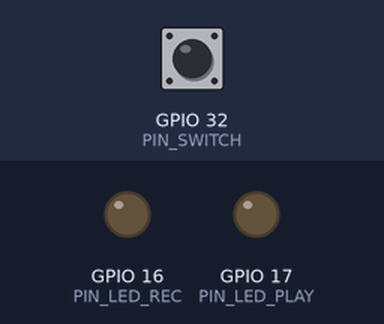
Simulated run of this sketch. Board: ESP32. Shown: output pins drawn as LEDs (lit = HIGH). Inputs (shaded band) come from the test bench; at power-on: GPIO 32 (PIN_SWITCH) HIGH. WiFi joins after 1.5 s; servers stay silent unless stated; I2S audio is not simulated (input reads silence); uploads are accepted with an empty reply; storage starts empty; what the sketch prints to the serial monitor is not drawn.

Above: at 3.0 s.
3.1 s: GPIO 32 (PIN_SWITCH) pulled LOW for 0.15 s
At 3.19 s:
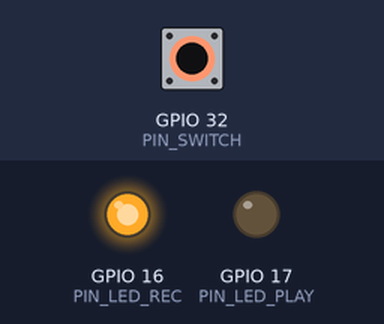
4.7 s: GPIO 32 (PIN_SWITCH) pulled LOW for 3.2 s
At 9.4 s:
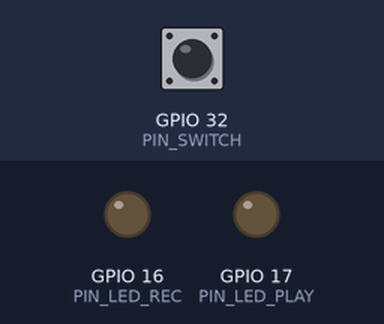
Timing chart, 0 to 10.9 s (numbered marks = the images above; inputs shaded):
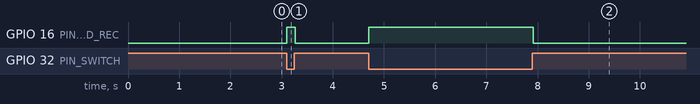

The sketch:

esp_side.ino
```cpp
// =================================================================================================
// TRINITY VOICE ASSISTANT - SD VERSION (Non-PSRAM Safe, SWITCH CONTROLLED)
// =================================================================================================

#include <Arduino.h>
#include <WiFi.h>
#include <HTTPClient.h>
#include <SD.h>
#include <SPI.h>
#include <driver/i2s.h>

// =================================================================================================
// 1. CONFIGURATION
// =================================================================================================

// ---- Wi-Fi ----
const char* WIFI_SSID = "motoedge60fusion_8370";
const char* WIFI_PASS = "Ascii@008";

// ---- Server ----
const char* SERVER_URL = "http://10.132.106.197:5002/voice_input";

// ---- Audio ----
#define SAMPLE_RATE       16000
#define BITS_PER_SAMPLE   16
#define CHANNELS          1

// ---- Recording ----
#define MAX_RECORD_SECONDS  6
#define I2S_READ_CHUNK_SIZE 2048
const size_t MAX_RECORD_BYTES =
  SAMPLE_RATE * MAX_RECORD_SECONDS * (BITS_PER_SAMPLE / 8) * CHANNELS;

const char* AUDIO_PATH = "/recorded.pcm";

// =================================================================================================
// 2. PIN DEFINITIONS
// =================================================================================================

// === I2S Microphone (INMP441) ===
#define I2S_MIC_PORT I2S_NUM_0
#define PIN_I2S_MIC_BCLK 33
#define PIN_I2S_MIC_LRCK 25
#define PIN_I2S_MIC_DIN  34

// === I2S Speaker (MAX98357A) ===
#define I2S_SPK_PORT I2S_NUM_1
#define PIN_I2S_SPK_BCLK 27
#define PIN_I2S_SPK_LRCK 14
#define PIN_I2S_SPK_DOUT 26

// === SD Card (VSPI default pins used internally) ===
#define SD_CS   5

// === UI ===
#define PIN_LED_REC   16
#define PIN_LED_PLAY  17
#define PIN_SWITCH    32   // ACTIVE LOW (INPUT_PULLUP)

// =================================================================================================
// 3. GLOBALS
// =================================================================================================

bool isRecording = false;
bool lastSwitchState = false;
size_t recordedBytes = 0;

File audioFile;
HTTPClient httpClient;

// =================================================================================================
// 4. SD DEBUG HELPERS
// =================================================================================================

bool sdWriteTest() {
  Serial.println("[SD TEST] Creating /test.txt");

  File test = SD.open("/test.txt", FILE_WRITE);
  if (!test) {
    Serial.println("[SD TEST] ❌ FAILED");
    return false;
  }

  test.println("SD write OK");
  test.close();

  Serial.println("[SD TEST] ✅ PASSED");
  return true;
}

// =================================================================================================
// 5. I2S INITIALIZATION
// =================================================================================================

void i2s_mic_init() {
  const i2s_config_t config = {
    .mode = (i2s_mode_t)(I2S_MODE_MASTER | I2S_MODE_RX),
    .sample_rate = SAMPLE_RATE,
    .bits_per_sample = I2S_BITS_PER_SAMPLE_16BIT,
    .channel_format = I2S_CHANNEL_FMT_ONLY_LEFT,
    .communication_format = I2S_COMM_FORMAT_STAND_I2S,
    .intr_alloc_flags = 0,
    .dma_buf_count = 4,
    .dma_buf_len = 128,
    .use_apll = false,
    .fixed_mclk = 0
  };

  const i2s_pin_config_t pins = {
    .bck_io_num = PIN_I2S_MIC_BCLK,
    .ws_io_num  = PIN_I2S_MIC_LRCK,
    .data_out_num = I2S_PIN_NO_CHANGE,
    .data_in_num  = PIN_I2S_MIC_DIN
  };

  i2s_driver_install(I2S_MIC_PORT, &config, 0, NULL);
  i2s_set_pin(I2S_MIC_PORT, &pins);
  i2s_zero_dma_buffer(I2S_MIC_PORT);

  Serial.println("[INIT] I2S0 (Mic) ready.");
}

void i2s_spk_init() {
  const i2s_config_t config = {
    .mode = (i2s_mode_t)(I2S_MODE_MASTER | I2S_MODE_TX),
    .sample_rate = SAMPLE_RATE,
    .bits_per_sample = I2S_BITS_PER_SAMPLE_16BIT,
    .channel_format = I2S_CHANNEL_FMT_ONLY_LEFT,
    .communication_format =
      (i2s_comm_format_t)(I2S_COMM_FORMAT_I2S | I2S_COMM_FORMAT_I2S_MSB),
    .intr_alloc_flags = ESP_INTR_FLAG_LEVEL1,
    .dma_buf_count = 8,
    .dma_buf_len = 512,
    .use_apll = false,
    .tx_desc_auto_clear = true,
    .fixed_mclk = -1
  };

  const i2s_pin_config_t pins = {
    .mck_io_num = I2S_PIN_NO_CHANGE,
    .bck_io_num = PIN_I2S_SPK_BCLK,
    .ws_io_num  = PIN_I2S_SPK_LRCK,
    .data_out_num = PIN_I2S_SPK_DOUT,
    .data_in_num  = I2S_PIN_NO_CHANGE
  };

  i2s_driver_install(I2S_SPK_PORT, &config, 0, NULL);
  i2s_set_pin(I2S_SPK_PORT, &pins);
  i2s_set_clk(I2S_SPK_PORT, SAMPLE_RATE,
              I2S_BITS_PER_SAMPLE_16BIT, I2S_CHANNEL_MONO);
  i2s_zero_dma_buffer(I2S_SPK_PORT);

  Serial.println("[INIT] I2S1 (Speaker) ready.");
}

// =================================================================================================
// 6. SERVER COMMUNICATION
// =================================================================================================

void processVoiceCommand() {
  Serial.println("[HTTP] Opening recorded file...");

  File file = SD.open(AUDIO_PATH, FILE_READ);
  if (!file) {
    Serial.println("[ERR] Cannot open file for upload!");
    return;
  }

  size_t fileSize = file.size();
  Serial.printf("[HTTP] Uploading %u bytes\n", (unsigned)fileSize);

  httpClient.begin(SERVER_URL);
  httpClient.addHeader("Content-Type", "application/octet-stream");
  httpClient.setTimeout(15000);

  int httpCode = httpClient.sendRequest("POST", &file, fileSize);
  file.close();

  if (httpCode == HTTP_CODE_OK) {
    Serial.println("[HTTP] Server OK, streaming audio...");
    digitalWrite(PIN_LED_PLAY, HIGH);

    WiFiClient* stream = httpClient.getStreamPtr();
    uint8_t buffer[I2S_READ_CHUNK_SIZE];
    size_t bytes_written = 0;

    while (stream->connected()) {
      int bytesRead = stream->readBytes((char*)buffer, sizeof(buffer));
      if (bytesRead > 0) {
        i2s_write(I2S_SPK_PORT, buffer, bytesRead,
                  &bytes_written, portMAX_DELAY);
      } else if (!stream->available()) {
        break;
      }
    }

    digitalWrite(PIN_LED_PLAY, LOW);
    Serial.println("[SPK] Playback finished");
  } else {
    Serial.printf("[ERR] HTTP failed: %d\n", httpCode);
  }

  httpClient.end();
}

// =================================================================================================
// 7. SETUP
// =================================================================================================

void setup() {
  Serial.begin(115200);
  delay(300);

  Serial.println("\n=== TRINITY SD VERSION (SWITCH CONTROLLED) ===");

  pinMode(PIN_LED_REC, OUTPUT);
  pinMode(PIN_LED_PLAY, OUTPUT);
  pinMode(PIN_SWITCH, INPUT_PULLUP);

  digitalWrite(PIN_LED_REC, LOW);
  digitalWrite(PIN_LED_PLAY, LOW);

  // ---- Wi-Fi ----
  WiFi.mode(WIFI_STA);
  WiFi.begin(WIFI_SSID, WIFI_PASS);

  while (WiFi.status() != WL_CONNECTED) {
    delay(500);
    Serial.print(".");
  }

  Serial.printf("\n[OK] Wi-Fi connected. IP: %s\n",
                WiFi.localIP().toString().c_str());

  // ---- SD ----
  if (!SD.begin(SD_CS)) {
    Serial.println("[ERR] SD mount failed!");
  } else {
    Serial.println("[OK] SD mounted");
    sdWriteTest();
  }

  // ---- I2S ----
  i2s_mic_init();
  i2s_spk_init();

  Serial.println("Ready. Use TOGGLE SWITCH to record / play.");
}

// =================================================================================================
// 8. LOOP
// =================================================================================================

void loop() {
  bool switchOn = (digitalRead(PIN_SWITCH) == LOW);

  // ---- START RECORDING ----
  if (switchOn && !lastSwitchState && !isRecording) {
    Serial.println("[REC] Start recording (switch)");
    digitalWrite(PIN_LED_REC, HIGH);
    digitalWrite(PIN_LED_PLAY, LOW);

    if (SD.exists(AUDIO_PATH)) {
      SD.remove(AUDIO_PATH);
    }

    audioFile = SD.open(AUDIO_PATH, FILE_APPEND);
    if (!audioFile) {
      Serial.println("[ERR] Failed to open file!");
      return;
    }

    recordedBytes = 0;
    i2s_start(I2S_MIC_PORT);
    isRecording = true;
  }

  // ---- STOP + UPLOAD + PLAYBACK ----
  if (!switchOn && lastSwitchState && isRecording) {
    Serial.println("[REC] Stop recording (switch)");
    digitalWrite(PIN_LED_REC, LOW);

    i2s_stop(I2S_MIC_PORT);
    isRecording = false;

    audioFile.flush();
    audioFile.close();

    Serial.printf("[REC] Total bytes: %u\n", (unsigned)recordedBytes);
    processVoiceCommand();
  }

  lastSwitchState = switchOn;

  // ---- RECORDING LOOP ----
  if (isRecording) {
    uint8_t chunk[I2S_READ_CHUNK_SIZE];
    size_t bytesRead = 0;

    if (i2s_read(I2S_MIC_PORT, chunk, sizeof(chunk),
                 &bytesRead, 10 / portTICK_PERIOD_MS) == ESP_OK &&
        bytesRead > 0) {

      audioFile.write(chunk, bytesRead);
      recordedBytes += bytesRead;

      if (recordedBytes % 32768 == 0) {
        audioFile.flush();
      }

      if (recordedBytes >= MAX_RECORD_BYTES) {
        Serial.println("[WARN] Max duration reached");
        i2s_stop(I2S_MIC_PORT);
        isRecording = false;
        audioFile.close();
        digitalWrite(PIN_LED_REC, LOW);
        processVoiceCommand();
      }
    }
  }

  delay(10);
}
```

Measured:
- after the input at 3.1 s, GPIO 16 (PIN_LED_REC): LOW → HIGH at once, → LOW 0.16 s later
- after the input at 4.7 s, GPIO 16 (PIN_LED_REC): LOW → HIGH at once, → LOW 3.2 s later
